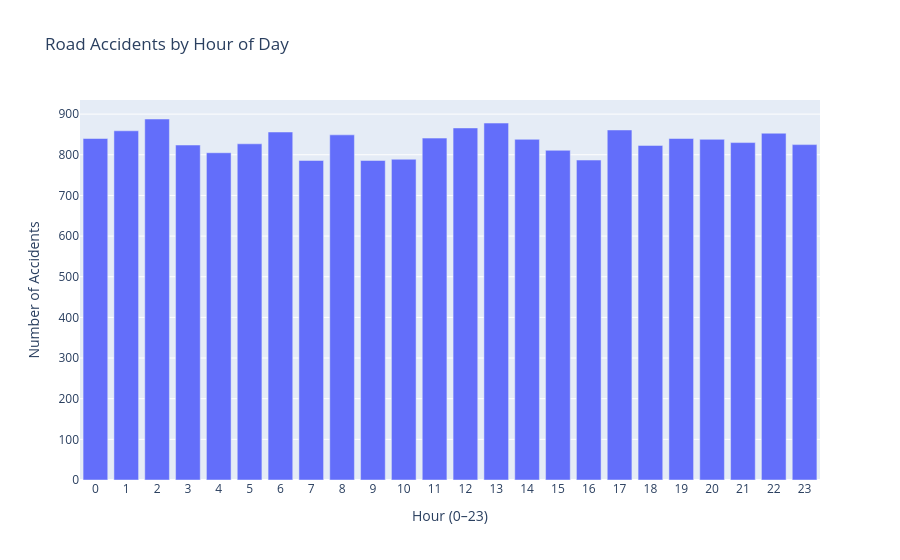

Here is the notebook cell this chart was saved with:
### Code cell
# 7. Bar chart: accidents by hour of day
hour_counts = df.groupby('hour').size().reset_index(name='Accidents')
fig = px.bar(hour_counts, x='hour', y='Accidents', title='Road Accidents by Hour of Day', labels={'hour':'Hour (0–23)','Accidents':'Number of Accidents'})
fig.update_xaxes(dtick=1)
fig.show()

### Figure 1 — Plotly figure (JSON) as saved in the notebook; plotly's stock layout.template omitted (floating-point values rounded to 4 significant figures)
{"data": [{"hovertemplate": "Hour (0–23)=%{x}<br>Number of Accidents=%{y}<extra></extra>", "legendgroup": "", "marker": {"color": "#636efa", "pattern": {"shape": ""}}, "name": "", "orientation": "v", "showlegend": false, "textposition": "auto", "type": "bar", "x": [0, 1, 2, 3, 4, 5, 6, 7, 8, 9, 10, 11, 12, 13, 14, 15, 16, 17, 18, 19, 20, 21, 22, 23], "xaxis": "x", "y": [840, 859, 888, 824, 805, 827, 856, 786, 849, 786, 789, 841, 866, 878, 838, 811, 787, 861, 823, 840, 838, 830, 853, 825], "yaxis": "y"}], "layout": {"barmode": "relative", "legend": {"tracegroupgap": 0}, "title": {"text": "Road Accidents by Hour of Day"}, "xaxis": {"anchor": "y", "domain": [0, 1], "dtick": 1, "title": {"text": "Hour (0–23)"}}, "yaxis": {"anchor": "x", "domain": [0, 1], "title": {"text": "Number of Accidents"}}}}
